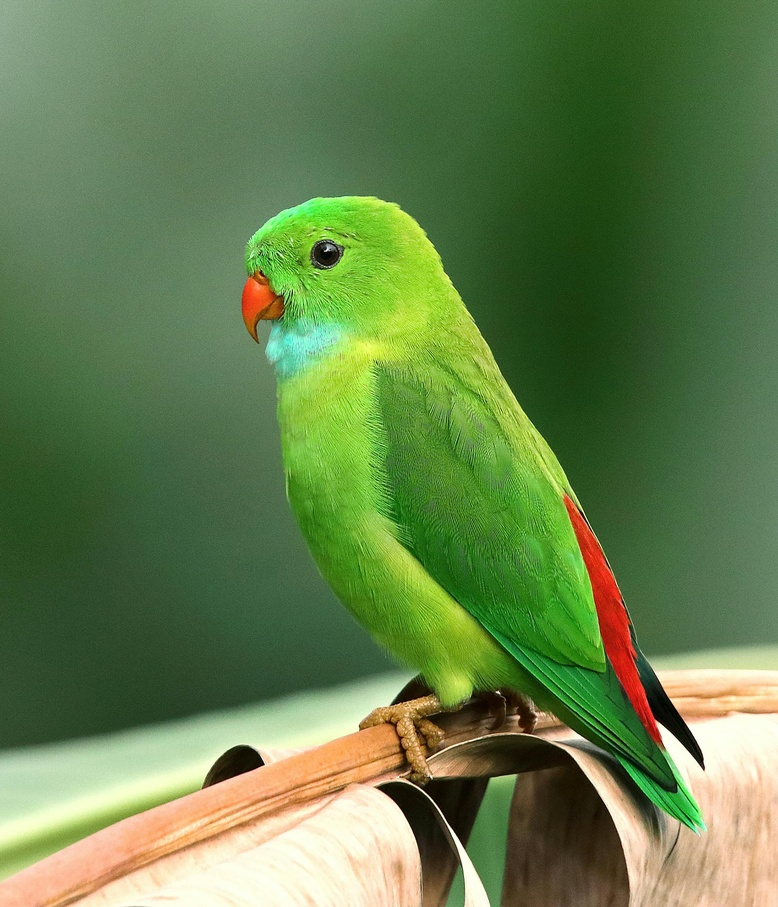
#> input picture Image Processing/photos/bird.jpg, 778 x 907 px, shrunk from 2250 x 2625 before the run, found by its file name
$ python bitplane_slicing.py
#> lines starting #> are read from the running program, lines starting #| are printed output that depends on the picture; after the words box and inside, x2 and y2 are one past the last pixel; in counts of white or black regions, pixels touching at a corner belong together
# DONE || 2024-07-05 || Bit Plane Slicing of an Image
import cv2 as cv
import matplotlib.pyplot as plt
import numpy as np

image_path = "photos/bird.jpg"
meroImage = cv.imread(image_path)
#> meroImage is the input picture: shape (907, 778, 3); mean B, G, R 76.1, 127.4, 100.4

def rgbToGray(image):
    R = np.array(image[:, :, 0])
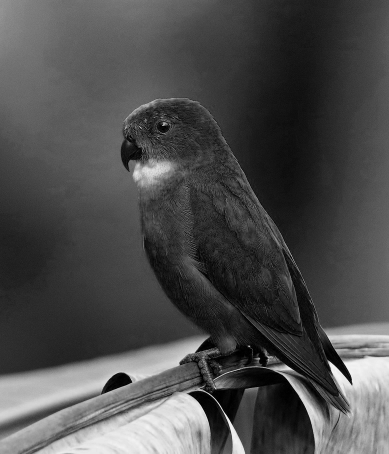
#> R: shape (907, 778) (shown at 1/2 size); min 0, max 250, mean 76.1
    G = np.array(image[:, :, 1])
    B = np.array(image[:, :, 2])
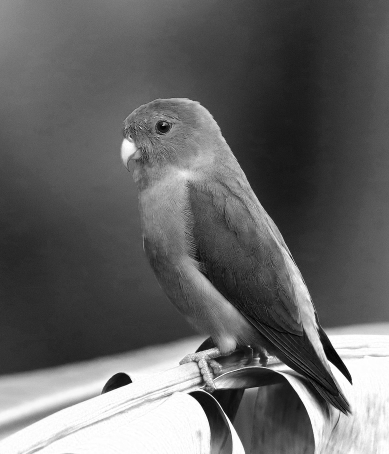
#> B: shape (907, 778) (shown at 1/2 size); min 0, max 255, mean 100.4
    avg = (R * 0.299 + G * 0.587 + B * 0.114)
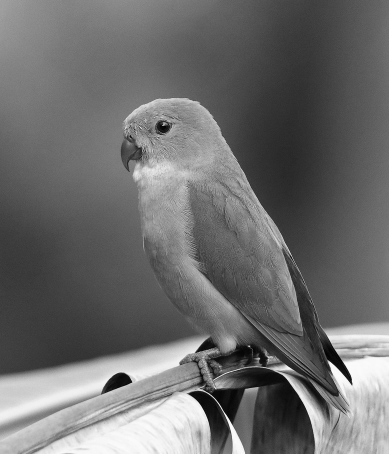
#> avg: shape (907, 778) float64 (shown at 1/2 size); min 0, max 253.5, mean 109
    return avg.astype(np.uint8)

image = rgbToGray(meroImage)

# ------------------------------------------------------------

# # Function to perform bit plane slicing
# # It takes the image and the bit plane to slice as input
# # It returns the sliced image
# # It isolates the bit plane by performing a bitwise AND operation with the image and 2^bit_plane
def bit_plane_slicing(image, bit_plane):
#> called with bit_plane = 0
    return ((image & (1 << bit_plane)) >> bit_plane) * 255
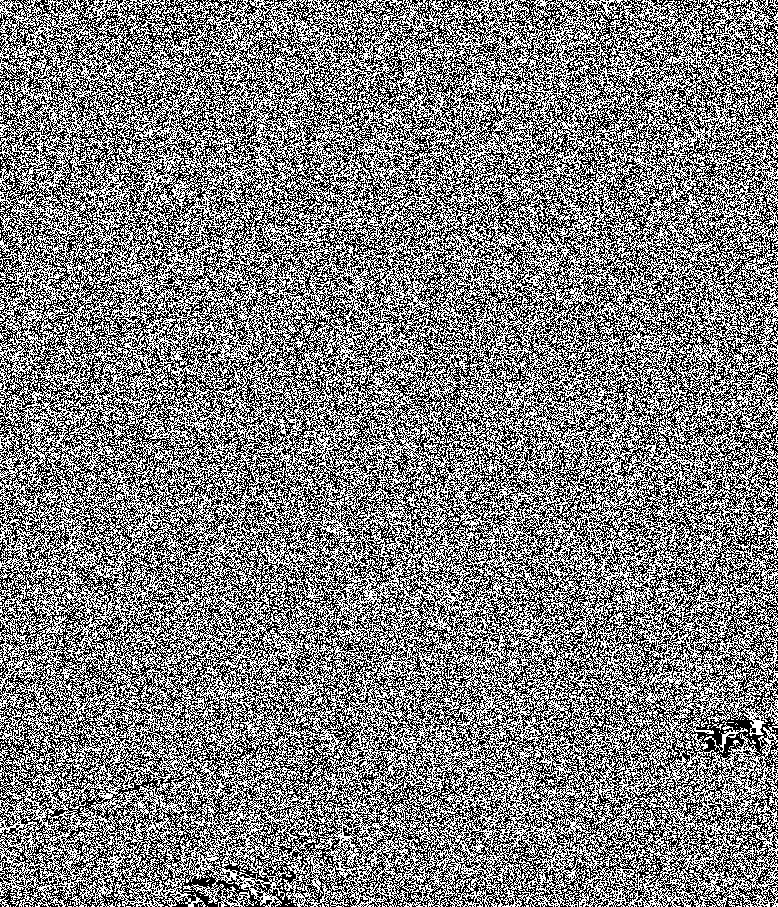
#> returned value: shape (907, 778); 49.9% white in thin lines or dots

# Slice all bit planes
sliced_images = [bit_plane_slicing(image, i) for i in range(8)]
#> in bit_plane_slicing (call 7), `return ((image & (1 << bit_plane)) >> bit_plane) * 255`:
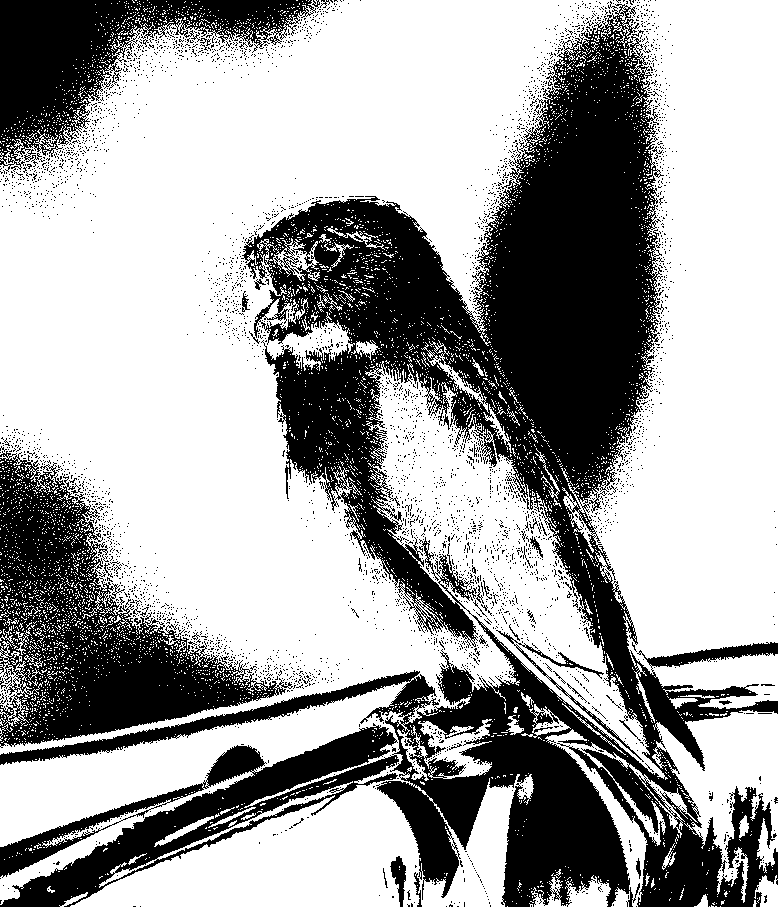
#> returned value: shape (907, 778); 64.2% white; 4077 black regions (4034 under 20 px), largest, box (x1, y1, x2, y2) and area: (0, 1, 778, 907) 188142, (0, 451, 293, 748) 32928, (0, 0, 316, 172) 20322
#> in bit_plane_slicing (call 8), `return ((image & (1 << bit_plane)) >> bit_plane) * 255`:
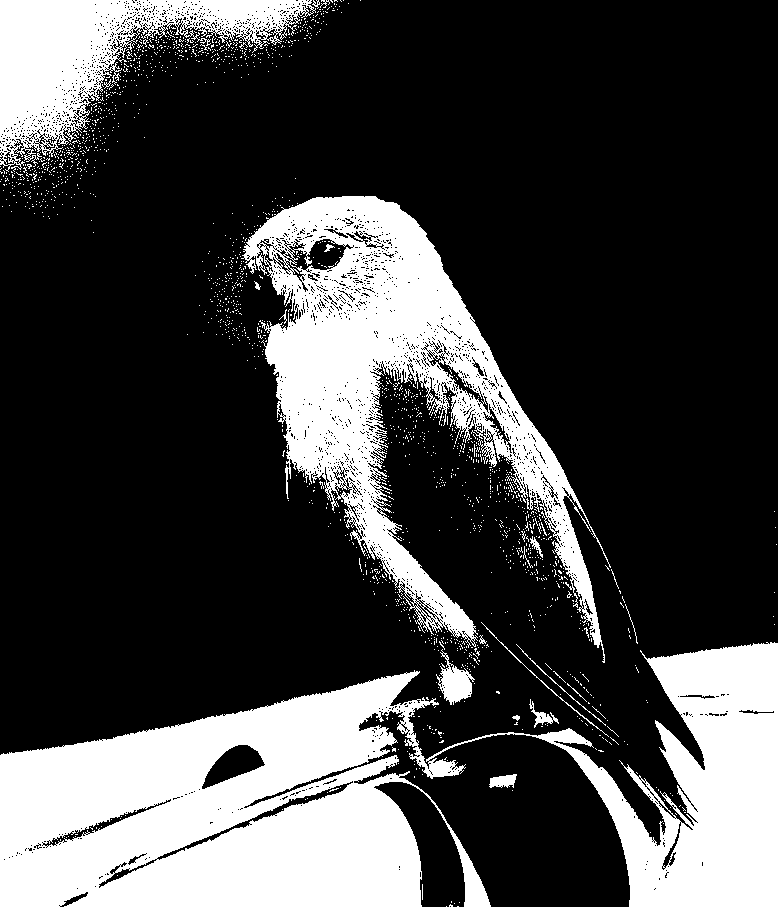
#> returned value: shape (907, 778); 26.6% white; 1858 white regions (1835 under 20 px), largest, box (x1, y1, x2, y2) and area: (0, 642, 778, 907) 107955, (241, 196, 611, 663) 53605, (0, 0, 316, 172) 20322
#> sliced_images = 8 items

# ------------------------------------------------------------

# Display the images
fig, axes = plt.subplots(2, 4, figsize=(12, 6))
axes[0, 0].imshow(image, cmap='gray')
axes[0, 0].set_title("Original Grayscale Image")
axes[0, 0].axis("off")

# Display the bit plane sliced images
for i in range(7):
    row, col = divmod(i + 1, 4)
    axes[row, col].imshow(sliced_images[i + 1], cmap='gray')
    axes[row, col].set_title(f"Bit Plane {i + 1} Image")
    axes[row, col].axis("off")

# Show the plot
plt.show()

$ run again, with Image Processing/photos/11.jpg copied over Image Processing/photos/bird.jpg
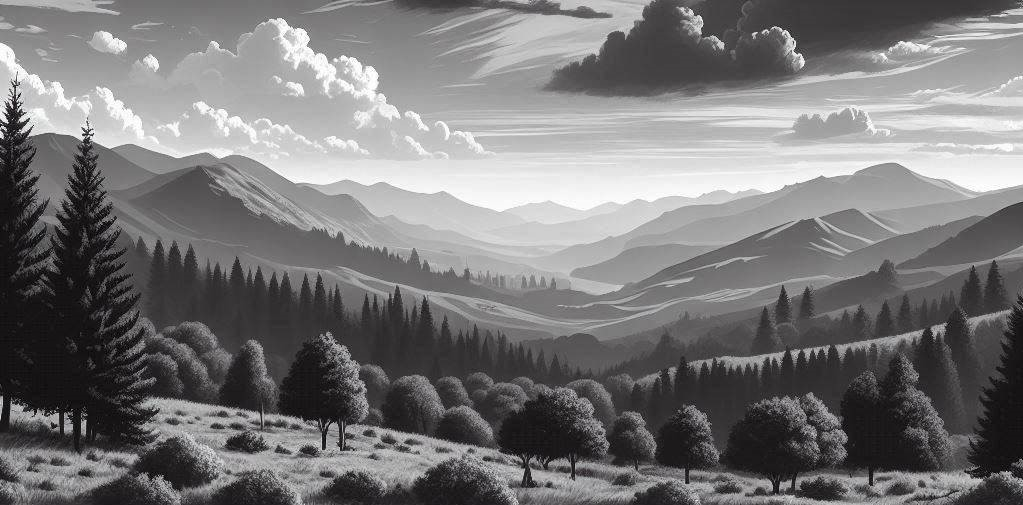
#> input picture Image Processing/photos/11.jpg, 1023 x 505 px, found by its file name
#> meroImage is the input picture: shape (505, 1023, 3); mean B, G, R 120.1, 119.4, 120.5
#> in bit_plane_slicing, `return ((image & (1 << bit_plane)) >> bit_plane) * 255`:
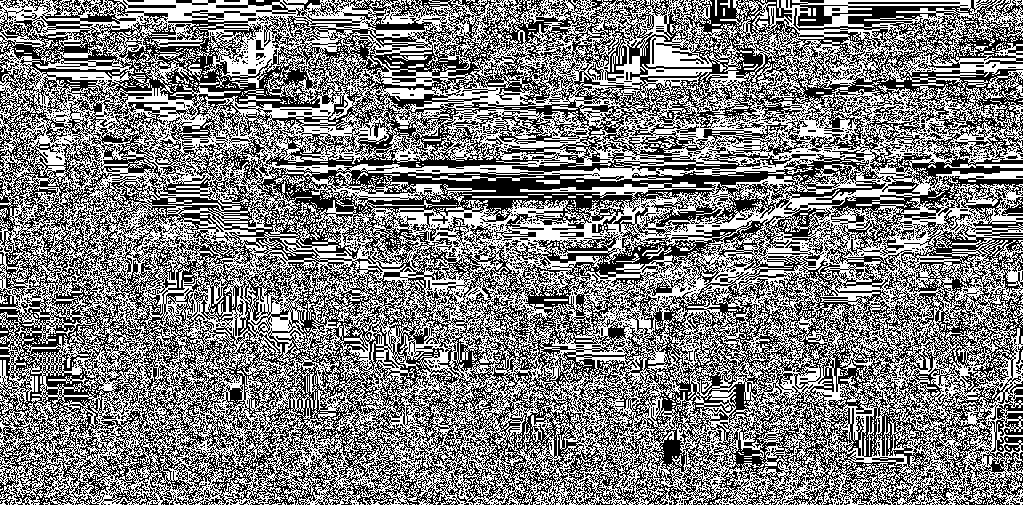
#> returned value: shape (505, 1023); 50% white in thin lines or dots
#> in bit_plane_slicing (call 8), `return ((image & (1 << bit_plane)) >> bit_plane) * 255`:
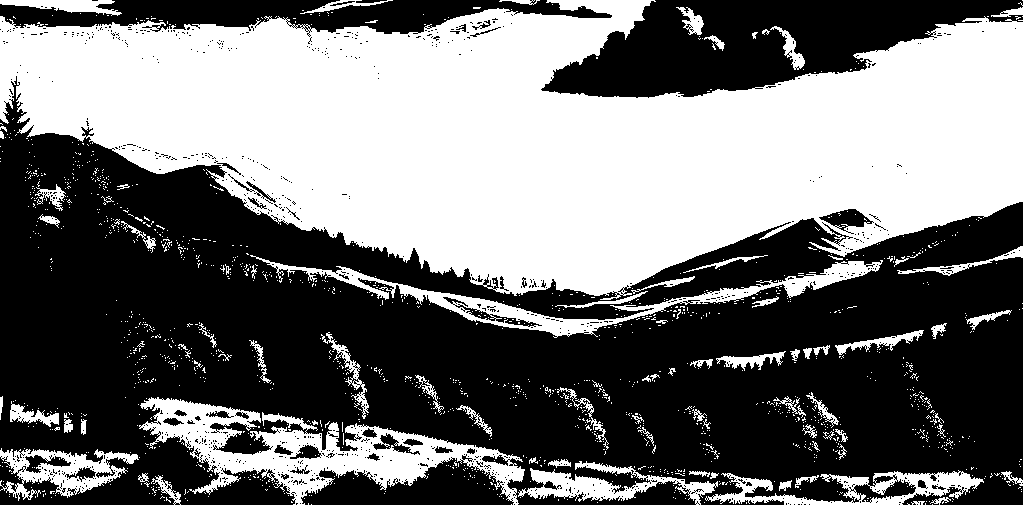
#> returned value: shape (505, 1023); 45.1% white; 1483 white regions (1401 under 20 px), largest, box (x1, y1, x2, y2) and area: (0, 0, 1023, 300) 188684, (139, 397, 525, 505) 14098, (250, 255, 883, 338) 6660
#> sliced_images = 8 items
